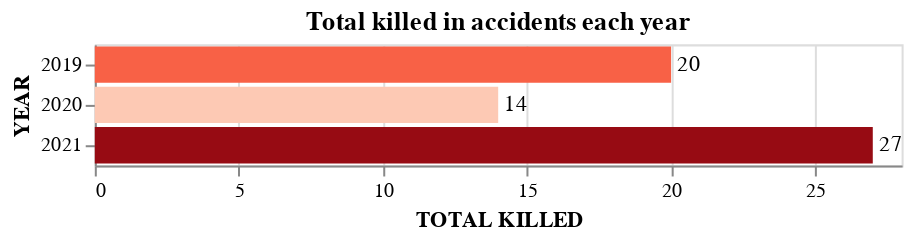

The notebook cell this image was saved under:
### Code cell
bars = alt.Chart(merged_by_hour).mark_bar().encode(
    y=alt.Y('year(CRASH DATETIME):N', title='YEAR'),
    x='sum(KILLED):Q',
    color=alt.Color('sum(KILLED):Q',legend=None, scale=alt.Scale(scheme='reds'))
)
text = alt.Chart(merged_by_hour).mark_text(
    align='left',
    baseline='middle',
    dx=3
).encode(
    y=alt.Y('year(CRASH DATETIME):N', title='YEAR'),
    x=alt.X('sum(KILLED):Q', title='TOTAL KILLED', axis=alt.Axis(values=[0,5,10,15,20,25])),
    text='sum(KILLED):Q'
)

(bars + text).properties(title="Total killed in accidents each year")

### Figure 1 — Vega-Lite specification as saved in the notebook (floating-point values rounded to 4 significant figures; data arrays with more than 128 entries replaced by an {"elided": "..."} marker saying what was removed)
{"config": {"view": {"continuousWidth": 400, "continuousHeight": 300}}, "layer": [{"mark": "bar", "encoding": {"color": {"aggregate": "sum", "field": "KILLED", "legend": null, "scale": {"scheme": "reds"}, "type": "quantitative"}, "x": {"aggregate": "sum", "field": "KILLED", "type": "quantitative"}, "y": {"field": "CRASH DATETIME", "timeUnit": "year", "title": "YEAR", "type": "nominal"}}}, {"mark": {"type": "text", "align": "left", "baseline": "middle", "dx": 3}, "encoding": {"text": {"aggregate": "sum", "field": "KILLED", "type": "quantitative"}, "x": {"aggregate": "sum", "axis": {"values": [0, 5, 10, 15, 20, 25]}, "field": "KILLED", "title": "TOTAL KILLED", "type": "quantitative"}, "y": {"field": "CRASH DATETIME", "timeUnit": "year", "title": "YEAR", "type": "nominal"}}}], "data": {"name": "data-ecac457542be3e4c2af4771479ef5561"}, "title": "Total killed in accidents each year", "$schema": "https://vega.github.io/schema/vega-lite/v4.17.0.json", "datasets": {"data-ecac457542be3e4c2af4771479ef5561": {"elided": "2124 records"}}}
